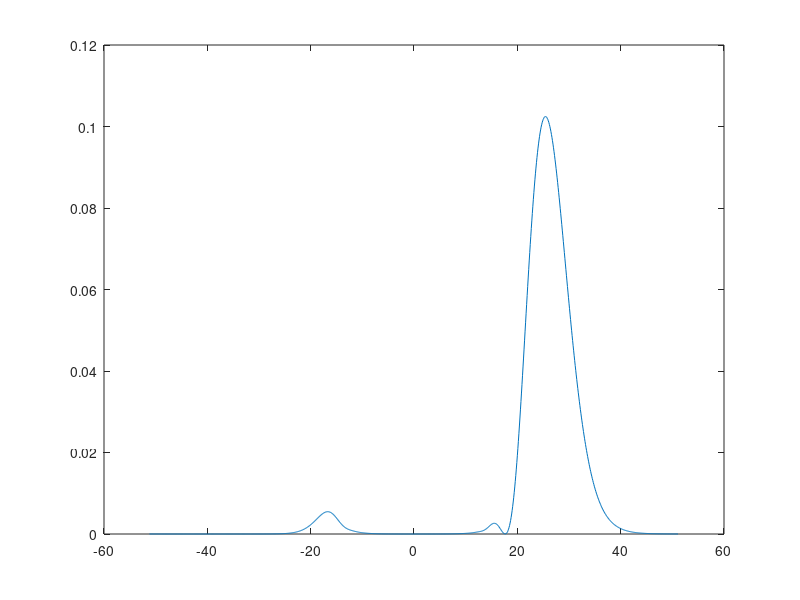

Recreate this plot in MATLAB.
% ===================================
% HOMEWORK 3B IN COMP.PHYS. - TASK 2
% ===================================
% By Victor Nilsson, Simon Nilsson
% 2015
%
% Length scale: 1 Å
% Time scale:   1 fs = 1e-15 s
% Energy scale: 1 eV

clear all, clc, close all

% ------ SIMULATION PARAMETERS ---------
hbar        = 1.054/1.602; % JS -> f eV s
d           = 0.5;
m           = 1.66/1.6*1e2;
x_0         = 0;
dx          = 0.1;
n_points    = 2^10;
dp          = 2*pi/(n_points*dx);
dt          = 1;
v_0         = 0.08;
p_0         = sqrt(v_0*2*m);
alpha       = 0.5;


% ----------- VARIABLES ------------
% space samples
x = x_0+dx*((0:n_points-1)-n_points/2);
% and the corresponding samples in momentum space
p = ((0:n_points-1)-n_points/2)*dp;
% Functions handles
Gaussian_Wave_Packet = @(x)1/(pi*d^2)^(1/4)*exp(-(x-x_0).^2/(2*d^2)).*exp(1i*p_0*(x-x_0)/hbar);
Potential_Function = @(x) v_0*cosh(x/alpha).^(-2);
% ----
step_three=Gaussian_Wave_Packet(x);

potential = Potential_Function(x);
exp_potential = exp(-1i/hbar.*potential*dt);
inv_pot = exp(-1i/hbar*(hbar^2*p.^2./(2*m))*dt);

for j=1:n_points/2
    step_one = step_three;
    step_two = fftshift(fft(step_one.*exp_potential));
    step_three = ifft(ifftshift(inv_pot.*step_two));
    plot(x,abs(step_three).^2)
    pause(0.01)
end